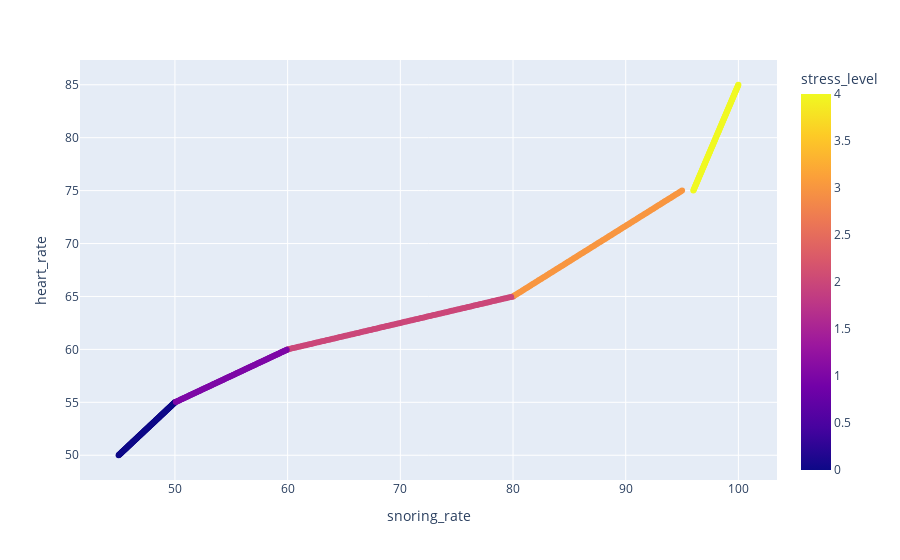

The code cell stored with this chart in its notebook:
### Code cell
figure[6]

### Figure 1 — Plotly figure (JSON) as saved in the notebook; plotly's stock layout.template omitted (floating-point values rounded to 4 significant figures; data arrays with more than 128 entries replaced by an {"elided": "..."} marker saying what was removed)
{"data": [{"hovertemplate": "snoring_rate=%{x}<br>heart_rate=%{y}<br>stress_level=%{marker.color}<extra></extra>", "legendgroup": "", "marker": {"color": {"elided": "630 int values"}, "coloraxis": "coloraxis", "symbol": "circle"}, "mode": "markers", "name": "", "orientation": "v", "showlegend": false, "type": "scatter", "x": {"elided": "630 float values"}, "xaxis": "x", "y": {"elided": "630 float values"}, "yaxis": "y"}], "layout": {"coloraxis": {"colorbar": {"title": {"text": "stress_level"}}, "colorscale": [[0, "#0d0887"], [0.1111, "#46039f"], [0.2222, "#7201a8"], [0.3333, "#9c179e"], [0.4444, "#bd3786"], [0.5556, "#d8576b"], [0.6667, "#ed7953"], [0.7778, "#fb9f3a"], [0.8889, "#fdca26"], [1, "#f0f921"]]}, "legend": {"tracegroupgap": 0}, "margin": {"t": 60}, "xaxis": {"anchor": "y", "domain": [0, 1], "title": {"text": "snoring_rate"}}, "yaxis": {"anchor": "x", "domain": [0, 1], "title": {"text": "heart_rate"}}}}
